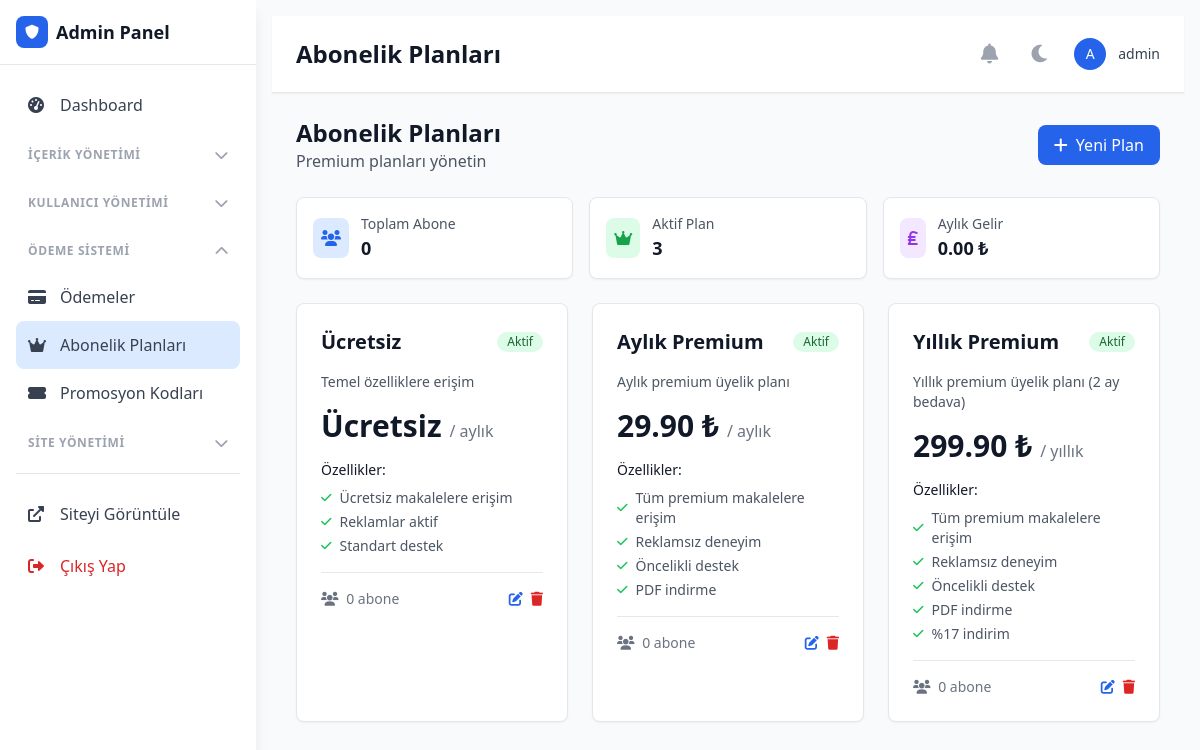
The app's page /admin/index.php?page=subscriptions (signed in) with its own data.
### tables this page shows
CREATE TABLE `users` (
  `id` int(11) NOT NULL,
  `username` varchar(50) NOT NULL,
  `email` varchar(100) NOT NULL,
  `password` varchar(255) NOT NULL,
  `profile_image` varchar(255) DEFAULT NULL,
  `bio` text DEFAULT NULL,
  `is_approved` tinyint(1) DEFAULT 0,
  `is_premium` tinyint(1) DEFAULT 0,
  `premium_expires_at` datetime DEFAULT NULL,
  `two_factor_secret` varchar(32) DEFAULT NULL,
  `is_admin` tinyint(1) DEFAULT 0,
  `theme_preference` enum('light','dark') DEFAULT 'light',
  `language_preference` varchar(5) DEFAULT 'tr',
  `created_at` timestamp NOT NULL DEFAULT current_timestamp(),
  `updated_at` timestamp NOT NULL DEFAULT current_timestamp() ON UPDATE current_timestamp(),
  `location` varchar(100) DEFAULT NULL,
  `website` varchar(255) DEFAULT NULL,
  `twitter` varchar(100) DEFAULT NULL,
  `facebook` varchar(100) DEFAULT NULL,
  `instagram` varchar(100) DEFAULT NULL,
  `linkedin` varchar(100) DEFAULT NULL,
  `tiktok` varchar(100) DEFAULT NULL,
  `youtube` varchar(100) DEFAULT NULL,
  `github` varchar(100) DEFAULT NULL
);

CREATE TABLE `subscription_plans` (
  `id` int(11) NOT NULL,
  `name` varchar(100) NOT NULL,
  `description` text DEFAULT NULL,
  `price` decimal(10,2) NOT NULL,
  `duration_months` int(11) NOT NULL,
  `duration_type` enum('day','month','year') DEFAULT 'month',
  `sort_order` int(11) DEFAULT 0,
  `features` text DEFAULT NULL,
  `is_active` tinyint(1) DEFAULT 1,
  `created_at` datetime DEFAULT current_timestamp(),
  `updated_at` datetime DEFAULT current_timestamp() ON UPDATE current_timestamp()
);

### admin/pages/subscriptions.php (the view, shortened to what the rows shown need)
<?php
require_once __DIR__ . '/../../config/database.php';
$demoPlans = [
    [
        'id' => 1,
        'name' => 'Temel Plan',
        'description' => 'Temel özellikler ile başlayın',
        'price' => 0.00,
        'duration_days' => 0,
        'features' => 'Ücretsiz makalelere erişim\nTemel yorum sistemi\nSınırlı içerik',
        'is_active' => 1,
        'subscriber_count' => 150,
        'created_at' => '2024-01-01 00:00:00'
    ],
    [
        'id' => 2,
        'name' => 'Premium Aylık',
        'description' => 'Tüm özelliklere aylık erişim',
        'price' => 29.99,
        'duration_days' => 30,
        'features' => 'Tüm premium makalelere erişim\nReklamsız deneyim\nÖncelikli destek\nPDF indirme',
        'is_active' => 1,
        'subscriber_count' => 85,
        'created_at' => '2024-01-01 00:00:00'
    ],
    [
        'id' => 3,
        'name' => 'Premium Yıllık',
        'description' => 'En avantajlı yıllık plan',
        'price' => 299.99,
        'duration_days' => 365,
        'features' => 'Tüm premium makalelere erişim\nReklamsız deneyim\nÖncelikli destek\nPDF indirme\n%17 indirim',
        'is_active' => 1,
        'subscriber_count' => 45,
        'created_at' => '2024-01-01 00:00:00'
    ]
];
try {
    $database = new Database();
    $plans = $database->query("
        SELECT
            p.*,
            COUNT(DISTINCT us.user_id) as subscriber_count
        FROM subscription_plans p
        LEFT JOIN user_subscriptions us ON us.plan_id = p.id
            AND us.status = 'active'
            AND us.end_date > NOW()
        GROUP BY p.id
        ORDER BY p.price ASC
    ")->fetchAll();
} catch (Exception $e) {
    $plans = $demoPlans;
    $totalSubscribers = array_sum(array_column($demoPlans, 'subscriber_count'));
    $activePlans = count(array_filter($demoPlans, fn($p) => $p['is_active']));
    $monthlyRevenue = 29.99 * 85 + (299.99 / 12) * 45;
}
?>
<div class="flex flex-col sm:flex-row justify-between items-start sm:items-center mb-6">
    <div>
        <h2 class="text-2xl font-bold text-gray-900 dark:text-white">Abonelik Planları</h2>
    </div>
</div>
<div class="grid grid-cols-1 md:grid-cols-2 lg:grid-cols-3 gap-6 mb-6">
    <?php foreach ($plans as $plan): ?>
    <div class="bg-white dark:bg-gray-800 rounded-lg shadow-sm border border-gray-200 dark:border-gray-700 overflow-hidden">
        <div class="p-6">
            <div class="flex items-center justify-between mb-4">
                <h3 class="text-xl font-semibold text-gray-900 dark:text-white">
                    <?php echo htmlspecialchars($plan['name']); ?>
                </h3>
                <span class="inline-flex items-center px-2.5 py-0.5 rounded-full text-xs font-medium
                    <?php echo $plan['is_active'] ? 'bg-green-100 text-green-800 dark:bg-green-900 dark:text-green-200' : 'bg-red-100 text-red-800 dark:bg-red-900 dark:text-red-200'; ?>">
                    <?php echo $plan['is_active'] ? 'Aktif' : 'Pasif'; ?>
                </span>
            </div>
            <p class="text-gray-600 dark:text-gray-400 text-sm mb-4">
                <?php echo htmlspecialchars($plan['description']); ?>
            </p>
            <div class="mb-4">
                <span class="text-3xl font-bold text-gray-900 dark:text-white">
                    <?php if ($plan['price'] > 0): ?>
                        <?php echo number_format($plan['price'], 2); ?> ₺
                    <?php else: ?>
                        Ücretsiz
                    <?php endif; ?>
                </span>
                <?php if ($plan['duration_months'] > 0): ?>
                <span class="text-gray-500 dark:text-gray-400">
                    / <?php
                    if ($plan['duration_months'] == 1) {
                        echo 'aylık';
                    } elseif ($plan['duration_months'] == 12) {
                        echo 'yıllık';
                    } else {
                        echo $plan['duration_months'] . ' ay';
                    }
                    ?>
                </span>
                <?php endif; ?>
            </div>
            <div class="mb-4">
                <h4 class="text-sm font-medium text-gray-900 dark:text-white mb-2">Özellikler:</h4>
                <ul class="text-sm text-gray-600 dark:text-gray-400 space-y-1">
                    <?php foreach (explode("\n", $plan['features']) as $feature): ?>
                    <li class="flex items-center">
                        <i class="fas fa-check text-green-500 mr-2 text-xs"></i>
                        <?php echo htmlspecialchars(trim($feature)); ?>
                    </li>
                    <?php endforeach; ?>
                </ul>
            </div>
            <div class="border-t border-gray-200 dark:border-gray-700 pt-4">
                <div class="flex items-center justify-between text-sm">
                    <span class="text-gray-500 dark:text-gray-400">
                        <i class="fas fa-users mr-1"></i>
                        <?php echo number_format($plan['subscriber_count']); ?> abone
                    </span>
                    <div class="flex space-x-2">
                        <button onclick="openEditModal(<?php echo htmlspecialchars(json_encode($plan, JSON_HEX_APOS | JSON_HEX_QUOT)); ?>)" class="text-blue-600 hover:text-blue-800 dark:text-blue-400 dark:hover:text-blue-300" title="Düzenle">
                            <i class="fas fa-edit"></i>
                        </button>
                        <button onclick="deletePlan(<?php echo $plan['id']; ?>)" class="text-red-600 hover:text-red-800 dark:text-red-400 dark:hover:text-red-300" title="Sil">
                            <i class="fas fa-trash"></i>
                        </button>
                    </div>
                </div>
            </div>
        </div>
    </div>
    <?php endforeach; ?>
</div>

### admin/index.php (shortened to what the rows shown need)
<?php
require_once '../config/database.php';
require_once '../includes/functions.php';
$current_page = $_GET['page'] ?? 'dashboard';
?>
<!DOCTYPE html>
<html lang="tr" class="<?php echo getCurrentTheme(); ?>">
<head>
    <script src="https://cdn.tailwindcss.com"></script>
    <link href="https://cdnjs.cloudflare.com/ajax/libs/font-awesome/6.0.0/css/all.min.css" rel="stylesheet">
    <link href="https://cdn.jsdelivr.net/npm/chart.js@4.0.1/dist/chart.min.css" rel="stylesheet">
</head>
<body class="bg-gray-50 dark:bg-gray-900">
    <div id="main-content" class="md:ml-64 min-h-screen p-4 content-transition">
        <header class="bg-white dark:bg-gray-800 shadow-sm border-b border-gray-200 dark:border-gray-700">
            <div class="flex items-center justify-between px-6 py-4">
                <div class="flex items-center space-x-4">
                    <h1 class="text-2xl font-bold text-gray-900 dark:text-white">
                        <?php
                        $page_titles = [
                            'dashboard' => 'Dashboard',
                            'activities' => 'Tüm Aktiviteler',
                            'articles' => 'Makaleler',
                            'categories' => 'Kategoriler',
                            'comments' => 'Yorumlar',
                            'headline-display' => 'Manşet Gösterimi',
                            'article-display' => 'Makale Gösterimi',
                            'users' => 'Kullanıcılar',
                            'messages' => 'Mesajlar',
                            'payments' => 'Ödemeler',
                            'subscriptions' => 'Abonelik Planları',
                            'promo-codes' => 'Promosyon Kodları',
                            'settings' => 'Site Ayarları',
                            'ads' => 'Reklamlar',
                            'analytics' => 'Analitik',
                            'backups' => 'Yedekleme',
                            'cloudflare' => 'Cloudflare CAPTCHA',
                            'sitemap' => 'Sitemap Yönetimi',
                            'maintenance-mode' => 'Bakım Modu',
                            'cookies' => 'Çerez Ayarları'
                        ];
                        echo $page_titles[$current_page] ?? 'Dashboard';
                        ?>
                    </h1>
                </div>
                <div class="flex items-center space-x-4">
                    <div class="flex items-center space-x-3">
                        <div class="w-8 h-8 bg-blue-600 rounded-full flex items-center justify-center">
                            <span class="text-white text-sm font-medium"><?php echo strtoupper(substr(getCurrentUser()['username'], 0, 1)); ?></span>
                        </div>
                        <span class="text-sm font-medium text-gray-700 dark:text-gray-300"><?php echo getCurrentUser()['username']; ?></span>
                    </div>
                </div>
            </div>
        </header>
        <main class="p-6">
            <?php
            switch($current_page) {
                case 'subscriptions':
                    include 'pages/subscriptions.php';
                    break;
            }
            ?>
        </main>
    </div>
</body>
</html>

### records on screen
users: username "A", username "admin"
subscription_plans: name "Ücretsiz", is_active "Aktif", description "Temel özelliklere erişim", price "Ücretsiz", duration_months "aylık", features "Ücretsiz makalelere erişim", features "Reklamlar aktif", features "Standart destek", subscriber_count "0"
subscription_plans: name "Aylık Premium", is_active "Aktif", description "Aylık premium üyelik planı", price "29.90", duration_months "aylık", features "Tüm premium makalelere erişim", features "Reklamsız deneyim", features "Öncelikli destek", features "PDF indirme", subscriber_count "0"
subscription_plans: name "Yıllık Premium", is_active "Aktif", description "Yıllık premium üyelik planı (2 ay bedava)", price "299.90", duration_months "yıllık", features "Tüm premium makalelere erişim", features "Reklamsız deneyim", features "Öncelikli destek", features "PDF indirme", features "%17 indirim", subscriber_count "0"

### other values on screen
$page_titles[$current_page] "Abonelik Planları"
$totalSubscribers "0"
$activePlans "3"
$monthlyRevenue "0.00"
